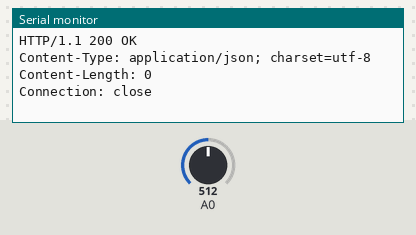
Simulated run of this sketch. Board: ESP8266 (NodeMCU). Parts: the last lines printed to the serial monitor. Inputs (shaded band) come from the test bench; at power-on: A0 = 512. WiFi joins after 1.5 s; servers stay silent unless stated; uploads are accepted with an empty reply.

Above: at 2.8 s.
2.9 s: A0 set to 716
At 4.5 s:
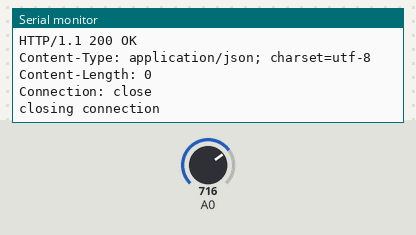
12.6 s: A0 set to 900
At 17.8 s:
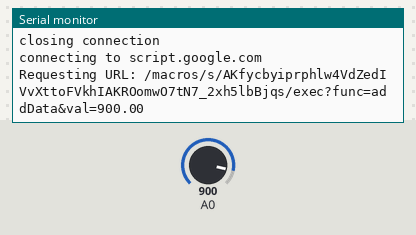
Timing chart, 0 to 19.3 s (numbered marks = the images above; inputs shaded):
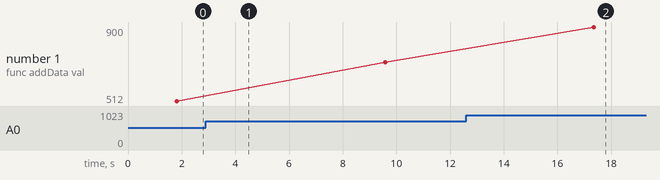

The sketch:

PROJET.ino
```cpp
#include <ESP8266WiFi.h>
#include <WiFiClientSecure.h>

const char *ssid = "LROA2GG";
const char *password = "12341234";
const char* host = "script.google.com";
const char* fingerprint = "D8 4E 4F 08 10 7A FC A7 07 EA BF 2C 0B 4D 8C B9 F4 C5 7F EF";
String url;

void setup()
{
  Serial.begin(115200);
  delay(100);
  Serial.println();
  Serial.println();
  Serial.print("Connecting to ");
  Serial.println(ssid);

  WiFi.begin(ssid, password);
  while (WiFi.status() != WL_CONNECTED)
  {
    delay(500);
    Serial.print(".");
  }

  Serial.println("");
  Serial.println("WiFi connected");
  Serial.println("IP address: ");
  Serial.println(WiFi.localIP());
  Serial.print("Netmask: ");
  Serial.println(WiFi.subnetMask());
  Serial.print("Gateway: ");
  Serial.println(WiFi.gatewayIP());
}

void loop()
 {
 Serial.print("connecting to ");
  Serial.println(host);

  WiFiClientSecure client;

  const int httpPort = 443;
  if (!client.connect(host, httpPort))
  {
    Serial.println("connection failed");
    return;
  }
   float t = analogRead(A0);

  url = "/macros/s/AKfycbyiprphlw4VdZedIVvXttoFVkhIAKROomwO7tN7_2xh5lbBjqs/exec?func=addData&val="+ String(t);
  Serial.print("Requesting URL: ");
  Serial.println(url);

  client.print(String("GET ") + url + " HTTP/1.1\r\n" +
               "Host: " + host + "\r\n" +
               "Connection: close\r\n\r\n");
  delay(500);
  String section="header";
  while(client.available())
  {
    String line = client.readStringUntil('\r');
    Serial.print(line);
  }
  Serial.println();
  Serial.println("closing connection");
  delay(6000);

}
```

Measured:
- after the input at 12.6 s, the serial monitor: prints a new line after 4.7 s (image 2)
- plotted number 1: 512 → 716 after the input at 2.9 s, 716 → 900 after the input at 12.6 s
